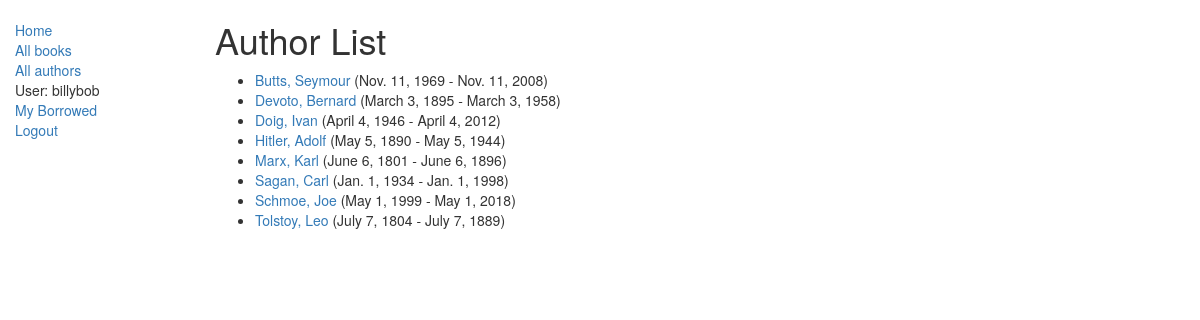
/catalog/authors/ (signed in), run on the app's committed database.
### catalog/models.py (models this page shows)
class Author(models.Model):
    first_name = models.CharField(max_length=100)
    last_name = models.CharField(max_length=100)
    date_of_birth = models.DateField(null=True, blank=True)
    date_of_death = models.DateField('Died', null=True, blank=True)
    class Meta:
        ordering = ["last_name","first_name"]
    def get_absolute_url(self):
        return reverse('author-detail', args=[str(self.id)])
    def __str__(self):
        return '{0}, {1}'.format(self.last_name,self.first_name)

### catalog/views.py (the view)
# urls.py: path('authors/', views.AuthorListView.as_view(), name='authors'),
class AuthorListView(generic.ListView):
    model = Author

### catalog/templates/catalog/author_list.html
{% extends "base_generic.html" %}
{% block content %}
    <h1>Author List</h1>
    {% if author_list %}
    <ul>
      {% for author in author_list %}
      <li>
        <a href="{{ author.get_absolute_url }}">{{ author }}</a> ({{author.date_of_birth}} - {{author.date_of_death}})
      </li>
      {% endfor %}
    </ul>
    {% else %}
      <p>There are no authors because there are no books in the library.</p>
    {% endif %}
{% endblock %}

### catalog/templates/base_generic.html (shortened to what this page needs)
<!DOCTYPE html>
<html lang="en">
<head>
  <link rel="stylesheet" href="https://maxcdn.bootstrapcdn.com/bootstrap/3.3.7/css/bootstrap.min.css">
  {% load static %}
  <link rel="stylesheet" href="{% static 'css/styles.css' %}">
</head>
<body>
  <div class="container-fluid">
    <div class="row">
      <div class="col-sm-2">
      {% block sidebar %}
      <ul class="sidebar-nav">
          <li><a href="{% url 'index' %}">Home</a></li>
	  <li><a href="{% url 'books' %}">All books</a></li>
          <li><a href="{% url 'authors' %}">All authors</a></li>
	  {% if user.is_authenticated %}
	      <li>User: {{ user.get_username }}</li>
	      <li><a href="{% url 'my-borrowed' %}">My Borrowed</a></li>
	      <li><a href="{% url 'logout'%}?next={{request.path}}">Logout</a></li>
	  {% else %}
	      <li><a href="{% url 'login'%}?next={{request.path}}">Login</a></li>
          {% endif %}
      </ul>
     {% endblock %}
      </div>
      <div class="col-sm-10 ">
      {% block content %}{% endblock %}
      </div>
    </div>
  </div>
</body>
</html>

### catalog/static/css/styles.css (style rules this page uses)
.sidebar-nav { margin-top: 20px; padding: 0; list-style: none; }

### data on the page
Author: last_name+first_name "Butts, Seymour", date_of_birth "Nov. 11, 1969", date_of_death "Nov. 11, 2008"
Author: last_name+first_name "Devoto, Bernard", date_of_birth "March 3, 1895", date_of_death "March 3, 1958"
Author: last_name+first_name "Doig, Ivan", date_of_birth "April 4, 1946", date_of_death "April 4, 2012"
Author: last_name+first_name "Hitler, Adolf", date_of_birth "May 5, 1890", date_of_death "May 5, 1944"
Author: last_name+first_name "Marx, Karl", date_of_birth "June 6, 1801", date_of_death "June 6, 1896"
Author: last_name+first_name "Sagan, Carl", date_of_birth "Jan. 1, 1934", date_of_death "Jan. 1, 1998"
Author: last_name+first_name "Schmoe, Joe", date_of_birth "May 1, 1999", date_of_death "May 1, 2018"
Author: last_name+first_name "Tolstoy, Leo", date_of_birth "July 7, 1804", date_of_death "July 7, 1889"

### other printed values
{{ user.get_username }} "billybob"
